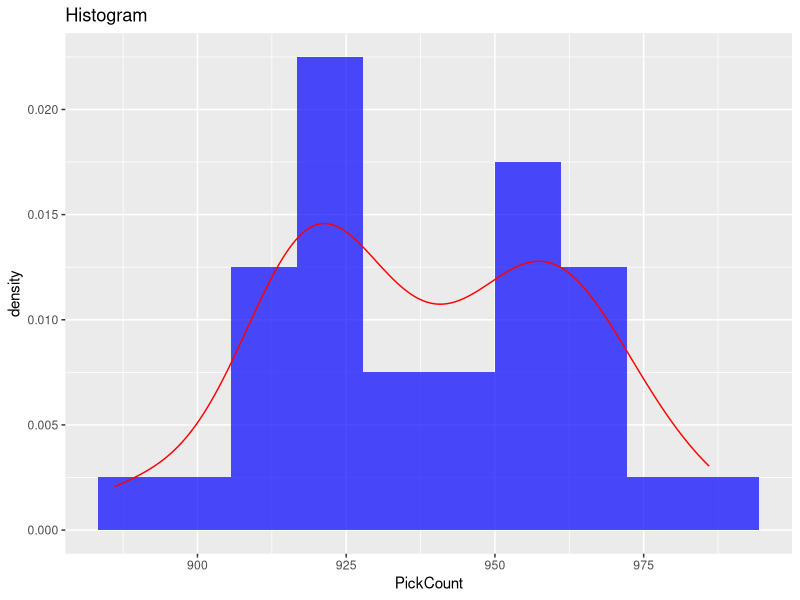
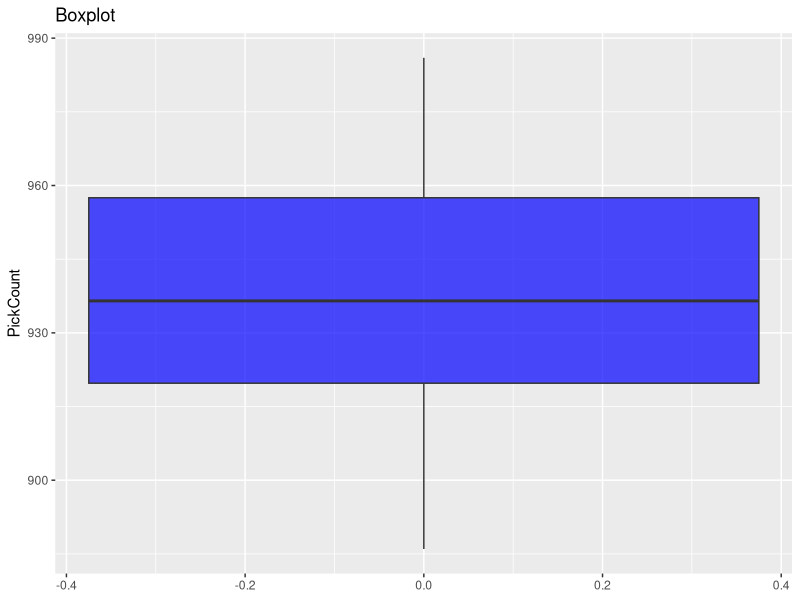
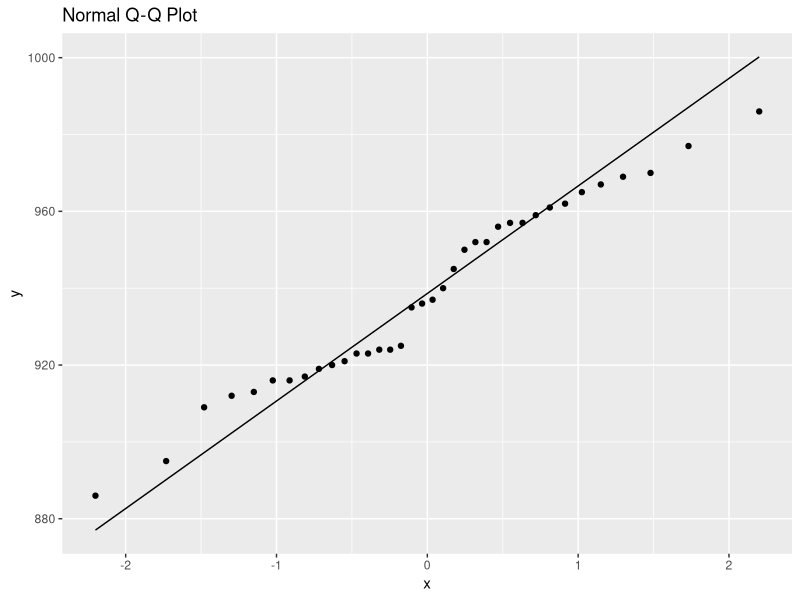

Recreate these plots in R, in order.
library(ggplot2)

data <- read.csv('pickcount.csv')

histogram <- ggplot(data, aes(x = PickCount)) +  geom_histogram(aes(y = after_stat(density)), bins = 10, fill = 'blue', alpha = 0.7) + geom_density(color = 'red') + ggtitle('Histogram')

print(histogram)

boxplot <- ggplot(data, aes(y = PickCount)) + geom_boxplot(fill = 'blue', alpha = 0.7) + ggtitle('Boxplot')

print(boxplot)

qqplot <- ggplot(data, aes(sample =PickCount)) + stat_qq() + stat_qq_line() + ggtitle('Normal Q-Q Plot')

print(qqplot)


mean <- mean(data$PickCount)
std_dev <- sd(data$PickCount)
standard_error <- std_dev / sqrt(length(data$PickCount))

mean
std_dev
standard_error

confidence_level <- 0.90
degrees_freedom <- length(data$PickCount) - 1
t_value <- qt((1 + confidence_level) / 2, degrees_freedom)
margin_of_error <- t_value * standard_error
confidence_interval <- c(mean - margin_of_error, mean + margin_of_error)

confidence_interval

#Question 5

sigma <- 15
mu_0 <- 0
mu_1 <- 2
alpha <- 0.05
power <- 0.80
z_alpha <- qnorm(1 - alpha)
z_beta <- qnorm(power)

n <- ((z_alpha + z_beta) * sigma / mu_1) ^ 2

n

effect_size_3 <- 3
power_mu_3 <- pnorm((effect_size_3 / sigma) * sqrt(n) - z_alpha)

power_mu_3
